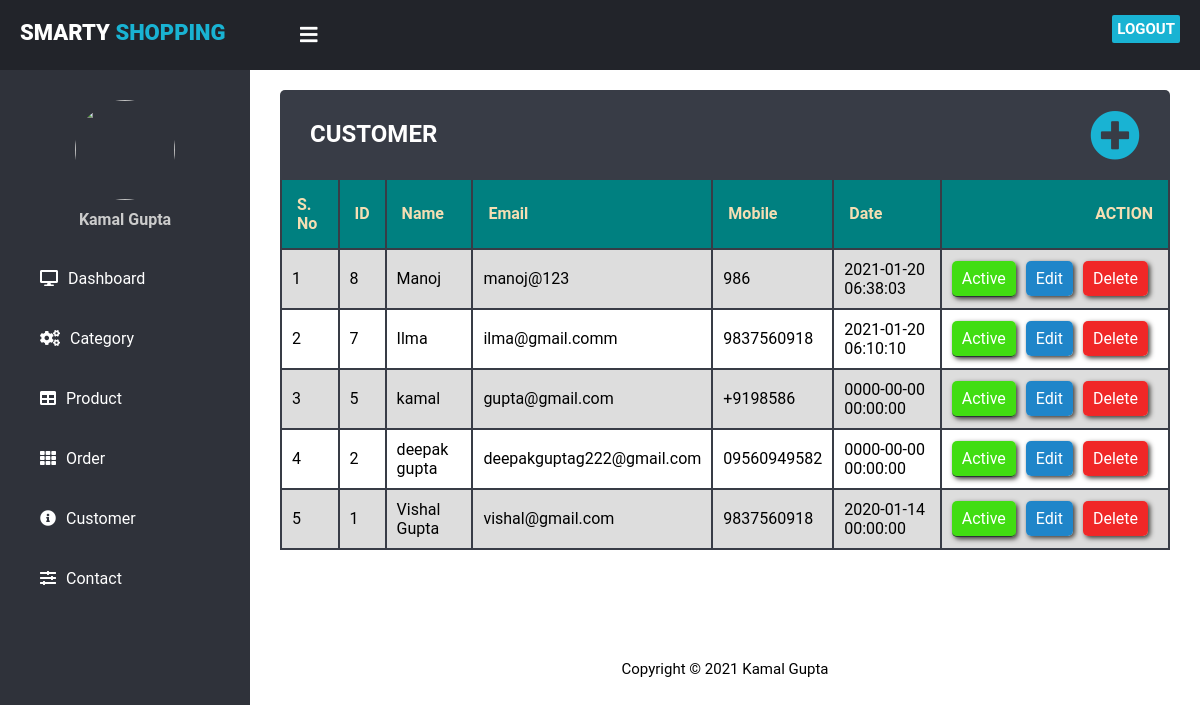
/customer.php (signed in), run on an earlier commit of the app's database.
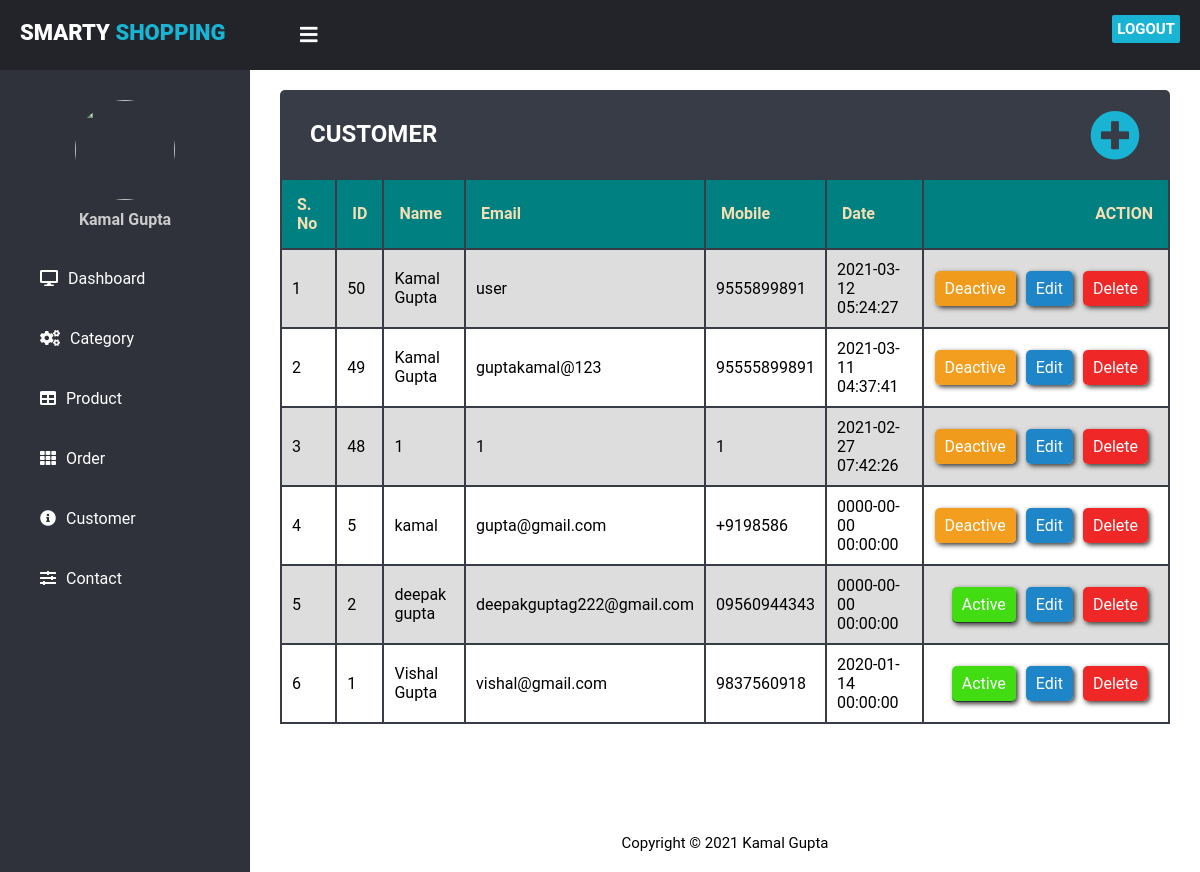
And on a later commit of the database.
### tables this page shows
CREATE TABLE `users` (
  `id` int(11) NOT NULL,
  `name` varchar(255) NOT NULL,
  `password` varchar(50) NOT NULL,
  `email` varchar(50) NOT NULL,
  `mobile` varchar(15) NOT NULL,
  `address` varchar(200) NOT NULL,
  `added_on` datetime NOT NULL,
  `status` tinyint(4) NOT NULL
);

### customer.php (the view, shortened to what this page needs)
<?php
  require('top.php');
$sql="select * from users order by id desc";
$res=mysqli_query($con,$sql);
$count=mysqli_num_rows($res);
?>
    <div class="content">
        <div class="content-header">
            <div class="subheader">
                <h2>CUSTOMER</h2>
                <a href="manage-customer.php"><i class="fa fa-plus-circle" aria-hidden="true"></i></a>
            </div>
            <table>
                <tr>
                    <th>S. No </th>
                    <th>ID</th>
                    <th>Name</th>
                    <th>Email</th>
                    <th>Mobile</th>
                    <th>Date</th>
                    <th ><div class="action-body">ACTION</div></th>
                </tr>
                <?php
                if($count>0){
                $i=1;
                while($row=mysqli_fetch_assoc($res)){
                ?>
                <tr>
                    <td><?php echo $i;?></td>
                    <td><?php echo $row['id'];?></td>
                    <td><?php echo $row['name'];?></td>
                    <td><?php echo $row['email'];?></td>
                    <td><?php echo $row['mobile'];?></td>
                    <td><?php echo $row['added_on'];?></td>
                    <td ><div class="action-body">
                    <?php
                    if($row['status']==1){
                        echo "<span class='btn active'><a href='?type=status&operation=deactive&id=".$row['id']."'>Active</a></span>";
                    }else{
                        echo"<span class='btn deactive'><a href='?type=status&operation=active&id=".$row['id']."' >Deactive</a></span>";
                    }
                        echo "<span class='btn edit'><a href='manage-customer.php?id=".$row['id']."'>Edit</a></span>";
                        echo "<span class='btn delete'><a href='?type=delete&id=".$row['id']."' onclick='alertbox()'>Delete</a></span>";
                        ?></div>
                    </td>
                </tr>
                <?php
                  $i++;
                  }  } else {
                  ?>
                  <tr>
                     <td colspan="7" align="center">No Records Found!</td>
                  </tr>
                  <?php
                     }
                  ?>
            </table>
        </div>
    </div>
 <?php
  include('footer.php');
?>

What changed in the data, as far as the page shows it:
removed users: id "8", name "Manoj", email "manoj@123", mobile "986", added_on "2021-01-20 06:38:03"
removed users: id "7", name "Ilma", email "ilma@gmail.comm", mobile "9837560918", added_on "2021-01-20 06:10:10"
added users: id "50", name "Kamal Gupta", email "user", mobile "9555899891", added_on "2021-03-12 05:24:27"
added users: id "49", name "Kamal Gupta", email "guptakamal@123", mobile "95555899891", added_on "2021-03-11 04:37:41"
added users: id "48", name "1", email "1", mobile "1", added_on "2021-02-27 07:42:26"
changed users "kamal": status "Active" → "Deactive"
changed users "deepak gupta": mobile "09560949582" → "09560944343"
